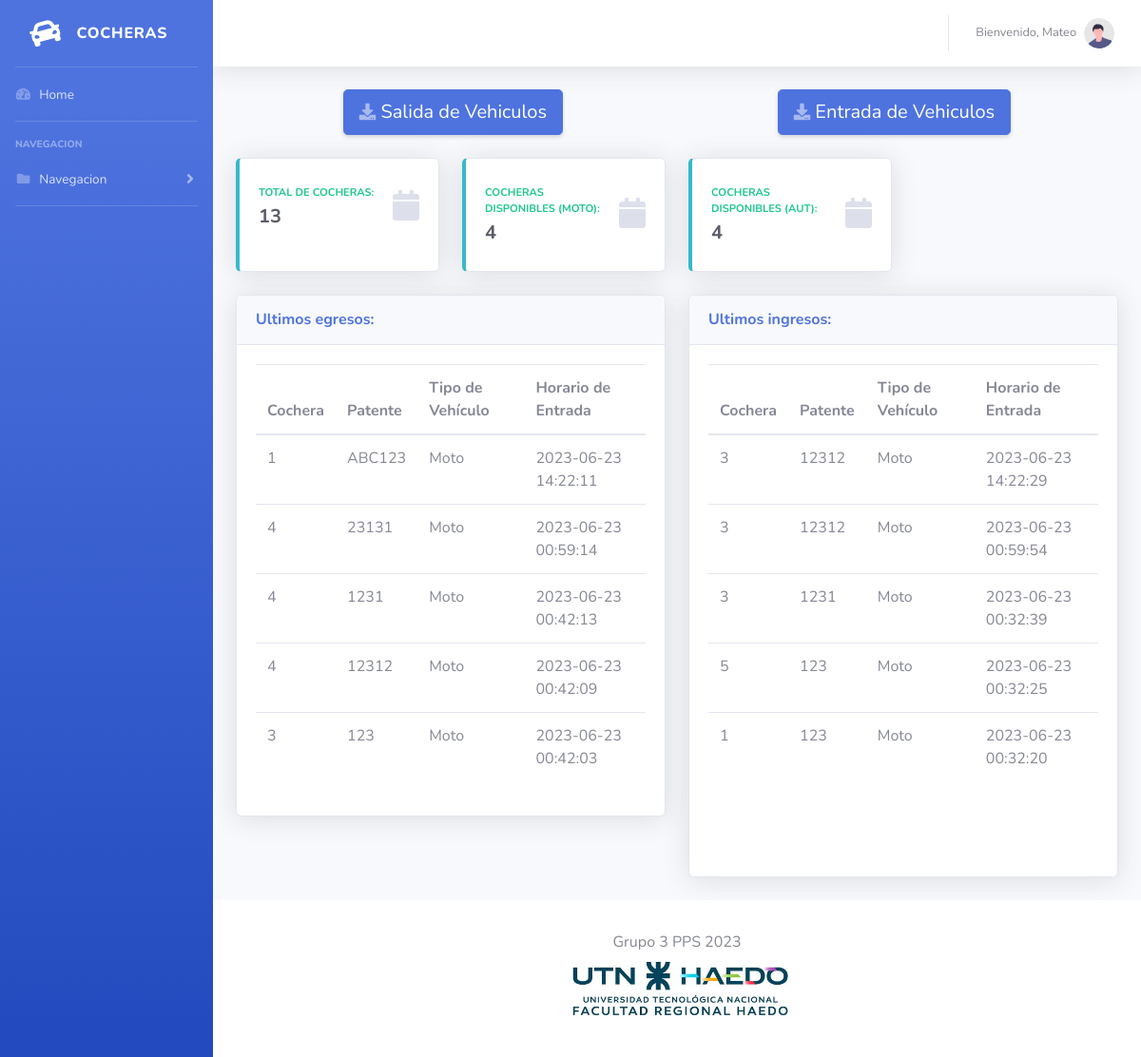
Page /pages/index.php (signed in) on the committed database.
### tables this page shows
CREATE TABLE `tipo_vehiculo` (
  `id_tipovehiculo` int(11) NOT NULL,
  `nombre` varchar(22) NOT NULL,
  `tamanio` int(11) NOT NULL,
  `id_tarifa` int(3) NOT NULL,
  `activo` int(11) NOT NULL
);

CREATE TABLE `reserva` (
  `codigo_reserva` int(11) NOT NULL,
  `hora_entrada` datetime NOT NULL,
  `estado` int(11) NOT NULL,
  `id_cochera` int(11) NOT NULL,
  `id_cliente` int(11) DEFAULT NULL,
  `patente` varchar(12) NOT NULL,
  `cod_empleado` int(11) DEFAULT NULL
);

CREATE TABLE `vehiculo` (
  `patente` varchar(10) NOT NULL,
  `id_tipovehiculo` int(11) NOT NULL
);

CREATE TABLE `factura` (
  `cod_empleado` int(11) NOT NULL,
  `cod_reserva` int(11) NOT NULL,
  `horario_salida` datetime NOT NULL,
  `id_factura` int(11) NOT NULL,
  `id_tipopago` int(11) NOT NULL,
  `monto` int(11) NOT NULL
);

### BD.php (called while the page is built, shortened)
<?php
class base{
    public $res;
    public $con;
    public function conectar(){
    	$this->con=mysqli_connect("localhost","root","","cochera");
    }
    public function query($q){
        $this->res = mysqli_query($this->con, $q);
        return true;
    }
    public function fetch(){
        $row= mysqli_fetch_assoc($this->res);
        if(!$row) {
         return null;
        }
        return $row;
    }
    public function fetchAll() {
        $rows = array();
        while ($row = $this->fetch()) {
            $rows[] = $row;
        }
        return $rows;
    }
}
?>

### calculardisponibilidad.php (called while the page is built, shortened)
<?php
function espacioDisponible($tipoVehiculo,$bd){
    $tamanioVehiculo=$bd->query(" SELECT tamanio from tipo_vehiculo where id_tipovehiculo = '$tipoVehiculo'");
     $tamanioVehiculo = $bd->fetch();
     $tamanio =  $tamanioVehiculo['tamanio'];
     $arrayCocheras = array();
     $indice = 0;
     $cocherasFULL=$bd->query(" SELECT reserva.id_cochera,cochera.tamaniomax-SUM(tamanio) as total
                                 FROM reserva,cochera,vehiculo,tipo_vehiculo
                                 WHERE cochera.activo = 1 and reserva.estado=1
                                 and cochera.id_cochera=reserva.id_cochera
                                 and vehiculo.patente=reserva.patente
                                 AND tipo_vehiculo.id_tipovehiculo=vehiculo.id_tipovehiculo
                                 GROUP BY reserva.id_cochera HAVING total >= '$tamanio';");
     $todas=$bd->fetchAll();
     $cocherasEmpty=$bd->query(" SELECT cochera.id_cochera,cochera.tamaniomax as total
                                 from cochera
                                 where cochera.activo = 1 and cochera.id_cochera
                                 not in(
                                         SELECT cochera.id_cochera
                                         FROM reserva,cochera,vehiculo,tipo_vehiculo
                                         WHERE reserva.estado=1 and cochera.id_cochera=reserva.id_cochera
                                         and vehiculo.patente=reserva.patente
                                         AND tipo_vehiculo.id_tipovehiculo=vehiculo.id_tipovehiculo
                                         GROUP BY reserva.id_cochera)
                                         HAVING cochera.tamaniomax>='$tamanio';");
     $todas2=$bd->fetchAll();
     $todas3 = array_merge_recursive($todas2, $todas);
     $edades = array_column($todas3, 'total');
    array_multisort($edades, SORT_ASC, $todas3);
     foreach ($todas3 as $cochera ) {
          $arrayCocheras[$indice] = $cochera['id_cochera'];
          $indice ++;
     }
     if(count($arrayCocheras) == 0){
       return false;
     }else{
       return $arrayCocheras;
     }
}
$vehiculos = $bd->query("SELECT id_tipovehiculo from tipo_vehiculo");
$vehiculos = $bd->fetchAll();
function asignarDisponibilidad($vehiculos, $bd) {
    $diccionario = array();
    foreach ($vehiculos as $vehiculo) {
        $idVehiculo = $vehiculo['id_tipovehiculo'];
        if((espacioDisponible($idVehiculo, $bd))!=false){
            $disponibilidad = espacioDisponible($idVehiculo, $bd);
            $diccionario[$idVehiculo] = $disponibilidad;
        }else{
        }
    }
    return $diccionario;
}
?>

### pages/index.php (the view, shortened to what this page needs)
<?php
include "../BD.php";
$bd = new base();
$bd->conectar();
$consultaTiposVehiculo = $bd->query(
    "SELECT * from tipo_vehiculo where activo=1"
);
$consultaTiposVehiculo = $bd->fetchAll();
include "../calculardisponibilidad.php";
$diccionarioVehiculos = asignarDisponibilidad($vehiculos, $bd);
$consultatabla = $bd->query("SELECT r.id_cochera, r.hora_entrada, v.patente, t.nombre,f.horario_salida
    FROM reserva r, tipo_vehiculo t, vehiculo v  , factura f
    WHERE r.patente = v.patente
    AND v.id_tipovehiculo = t.id_tipovehiculo
    AND f.cod_reserva=r.codigo_reserva
    ORDER BY r.hora_entrada DESC
    LIMIT 5;");
    $filas2 = $bd->fetchAll();
$consultatabla = $bd->query("SELECT r.id_cochera, r.hora_entrada, v.patente, t.nombre
    FROM reserva r, tipo_vehiculo t, vehiculo v
    WHERE r.patente = v.patente
    AND v.id_tipovehiculo = t.id_tipovehiculo
    ORDER BY r.hora_entrada DESC
    LIMIT 5;");
    $filas = $bd->fetchAll();
$consultatabla = $bd->query("SELECT * from cochera");
$cantcocheras = $bd->fetchAll();
$cantcocheras = count($cantcocheras);
?>
<!DOCTYPE html>
<html lang="en">
    <head>
        <link href="../vendor/fontawesome-free/css/all.min.css" rel="stylesheet" type="text/css">
        <link href="../css/sb-admin-2.css" rel="stylesheet">
    </head>
    <body id="page-top">
        <div id="wrapper">
            <ul class="navbar-nav bg-gradient-primary sidebar sidebar-dark accordion" id="accordionSidebar">
                <a class="sidebar-brand d-flex align-items-center justify-content-center" href="index.php">
                    <div class="sidebar-brand-icon rotate-n-15">
                        <i class="fas fa-car"></i>
                    </div>
                    <div class="sidebar-brand-text mx-3">Cocheras</div>
                </a>
                <hr class="sidebar-divider my-0">
                <li class="nav-item">
                    <a class="nav-link" href="index.php">
                        <i class="fas fa-fw fa-tachometer-alt"></i>
                        <span>Home</span></a>
                </li>
                <hr class="sidebar-divider">
                <div class="sidebar-heading">
                    Navegacion
                </div>
                <?php require_once "../navmenu.php"; ?>
                <hr class="sidebar-divider d-none d-md-block">
            </ul>
            <div id="content-wrapper" class="d-flex flex-column">
                <div id="content">
                    <?php require_once "../topbar.php"; ?>
                    <div class="container-fluid">
                        <div class="d-sm-flex align-items-center justify-content-around mb-4">
                            <a href="salidavehiculo.php" class="d-none d-sm-inline-block btn btn-lg btn-primary shadow-sm"><i class="fas fa-download fa-sm text-white-50"></i> Salida de Vehiculos</a>
                            <a href="entradavehiculo.php" class="d-none d-sm-inline-block btn btn-lg btn-primary shadow-sm"><i class="fas fa-download fa-sm text-white-50"></i> Entrada de Vehiculos</a>
                        </div>
                        <div class="row">
                        <div class="col-xl-3 col-md-6 mb-4">
                                <div class="card border-left-info shadow h-100 py-2">
                                    <div class="card-body">
                                        <div class="row no-gutters align-items-center">
                                            <div class="col mr-2">
                                                <div class="text-xs font-weight-bold text-success text-uppercase mb-1">
                                                    Total de cocheras:</div>
                                                <div class="h5 mb-0 font-weight-bold text-gray-800">
                                                    <?php echo $cantcocheras ?>
                                                </div>
                                            </div>
                                            <div class="col-auto">
                                                <i class="fas fa-calendar fa-2x text-gray-300"></i>
                                            </div>
                                        </div>
                                    </div>
                                </div>
                            </div>
                            <?php foreach ($consultaTiposVehiculo as $vehiculo) { ?>
                            <div class="col-xl-3 col-md-6 mb-4">
                                <div class="card border-left-info shadow h-100 py-2">
                                    <div class="card-body">
                                        <div class="row no-gutters align-items-center">
                                            <div class="col mr-2">
                                                <div class="text-xs font-weight-bold text-success text-uppercase mb-1">
                                                    Cocheras disponibles (<?php echo $vehiculo["nombre"]; ?>):</div>
                                                <div class="h5 mb-0 font-weight-bold text-gray-800"><?php echo isset(
                                                            $diccionarioVehiculos[$vehiculo["id_tipovehiculo"]]
                                                        )
                                                            ? count($diccionarioVehiculos[$vehiculo["id_tipovehiculo"]])
                                                            : 0; ?></div>
                                            </div>
                                            <div class="col-auto">
                                                <i class="fas fa-calendar fa-2x text-gray-300"></i>
                                            </div>
                                        </div>
                                    </div>
                                </div>
                            </div>
                            <?php } ?>
                        </div>
                        <div class="row">
                            <div class="col-xl-6 col-lg-5">
                                <div class="card shadow mb-4">
                                    <div class="card-header py-3 d-flex flex-row align-items-center justify-content-between">
                                        <h6 class="m-0 font-weight-bold text-primary">Ultimos egresos:</h6>
                                    </div>
                                    <div class="card-body">
                                    <table class="table">
                                                                    <thead>
                                                                        <tr>
                                                                            <th>Cochera</th>
                                                                            <th>Patente</th>
                                                                            <th>Tipo de Vehículo</th>
                                                                            <th>Horario de Entrada</th>
                                                                        </tr>
                                                                    </thead>
                                                                    <tbody>
                                                                    <?php foreach ($filas as $fila) { ?>
                                                                            <tr>
                                                                                 <td><?php echo $fila['id_cochera']; ?></td>
                                                                                 <td><?php echo $fila['patente']; ?></td>
                                                                                 <td><?php echo ucfirst($fila['nombre']); ?></td>
                                                                                 <td><?php echo $fila['hora_entrada']; ?></td>
                                                                            </tr>
                                                                    <?php } ?>
                                                                    </tbody>
                                                                    </table>
                                    </div>
                                </div>
                            </div>
                            <div class="col-lg-6 mb-4">
                                <div class="card shadow mb-4 h-100">
                                    <div class="card-header py-3">
                                        <h6 class="m-0 font-weight-bold text-primary">Ultimos ingresos:</h6>
                                    </div>
                                    <div class="card-body">
                                    <table class="table">
                                                                    <thead>
                                                                        <tr>
                                                                            <th>Cochera</th>
                                                                            <th>Patente</th>
                                                                            <th>Tipo de Vehículo</th>
                                                                            <th>Horario de Entrada</th>
                                                                        </tr>
                                                                    </thead>
                                                                    <tbody>
                                                                    <?php foreach ($filas2 as $fila) { ?>
                                                                            <tr>
                                                                                 <td><?php echo $fila['id_cochera']; ?></td>
                                                                                 <td><?php echo $fila['patente']; ?></td>
                                                                                 <td><?php echo ucfirst($fila['nombre']);?></td>
                                                                                 <td><?php echo $fila['horario_salida']; ?></td>
                                                                            </tr>
                                                                    <?php } ?>
                                                                    </tbody>
                                                                    </table>
                                        <div class="text-center">
                                            <div class="card-body">
                                            </div>
                                        </div>
                                    </div>
                                </div>
                            </div>
                        </div>
                    </div>
                </div>
                <?php require_once "../footer.php"; ?>
            </div>
        </div>
    </body>
</html>

### rows in the picture
tipo_vehiculo: nombre "MOTO", id_tipovehiculo "4"
tipo_vehiculo: nombre "AUT", id_tipovehiculo "4"
reserva: id_cochera "1", vehiculo.patente "ABC123", tipo_vehiculo.nombre "Moto", hora_entrada "2023-06-23 14:22:11"
reserva: id_cochera "4", vehiculo.patente "23131", tipo_vehiculo.nombre "Moto", hora_entrada "2023-06-23 00:59:14"
reserva: id_cochera "4", vehiculo.patente "1231", tipo_vehiculo.nombre "Moto", hora_entrada "2023-06-23 00:42:13"
reserva: id_cochera "4", vehiculo.patente "12312", tipo_vehiculo.nombre "Moto", hora_entrada "2023-06-23 00:42:09"
reserva: id_cochera "3", vehiculo.patente "123", tipo_vehiculo.nombre "Moto", hora_entrada "2023-06-23 00:42:03"
reserva: id_cochera "3", vehiculo.patente "12312", tipo_vehiculo.nombre "Moto", factura.horario_salida "2023-06-23 14:22:29"
reserva: id_cochera "3", vehiculo.patente "12312", tipo_vehiculo.nombre "Moto", factura.horario_salida "2023-06-23 00:59:54"
reserva: id_cochera "3", vehiculo.patente "1231", tipo_vehiculo.nombre "Moto", factura.horario_salida "2023-06-23 00:32:39"
reserva: id_cochera "5", vehiculo.patente "123", tipo_vehiculo.nombre "Moto", factura.horario_salida "2023-06-23 00:32:25"
reserva: id_cochera "1", vehiculo.patente "123", tipo_vehiculo.nombre "Moto", factura.horario_salida "2023-06-23 00:32:20"

### other values in the picture
$_SESSION['usuario'] "Mateo"
$cantcocheras "13"
